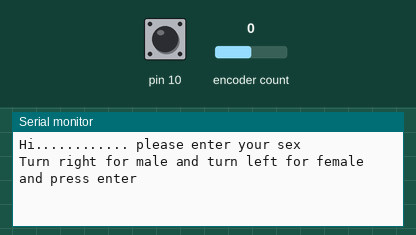
The sketch below on a simulated Arduino Uno, built with avr-gcc and run on an emulated ATmega328P. Parts: the last lines printed to the serial monitor. The inputs (shaded band) are chosen by the test bench; at power-on: encoder count 0, pin 10 HIGH.

Above: at 2.6 s.
2.7 s: encoder count set to 1
At 3.8 s:
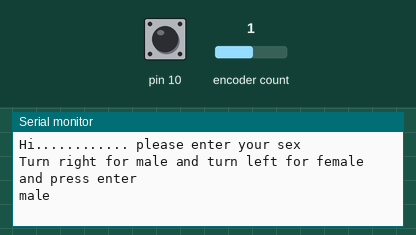
4.2 s: encoder count set to 0
At 4.9 s:
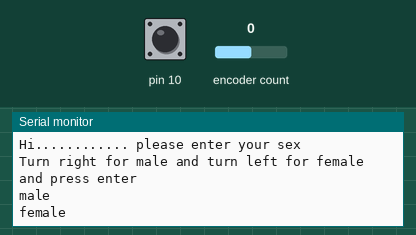
5.7 s: pin 10 pulsed LOW 2 times (0.12 s each, 0.3 s apart)
At 7.1 s:
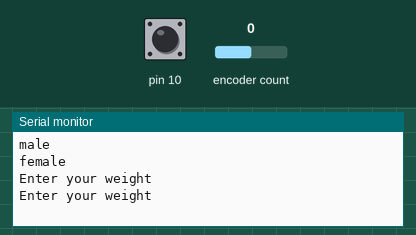

Measured:
- after the input at 2.7 s, the serial monitor: prints a new line at once (image 1)
- after the input at 4.2 s, the serial monitor: prints a new line at once (image 2)
- after the input at 5.7 s, the serial monitor: prints a new line after 0.12 s (image 3)

The sketch:

Rotary_encoder.ino
```cpp
/*
    Rotary Encoder - Polling Example

    The circuit:
      encoder pin A to Arduino pin 2
      encoder pin B to Arduino pin 3
      encoder ground pin to ground (GND)

*/

#include <Rotary.h>

Rotary r = Rotary(2, 3);

void setup() {

  pinMode(10, INPUT);
  Serial.begin(9600);
  Serial.println("Hi............ please enter your sex");
  delay(1300);
  Serial.println("Turn right for male and turn left for female and press enter");
  delay(100);

}

void loop() {
  unsigned char a = r.process();
  if (a) {
    Serial.println(a == DIR_CW ? "male" : "female");

  }
    if (digitalRead(10) == false){
    while (digitalRead(10) == false) {}
    Serial.println("Enter your weight ");
    delay(100);

    }


}
```
